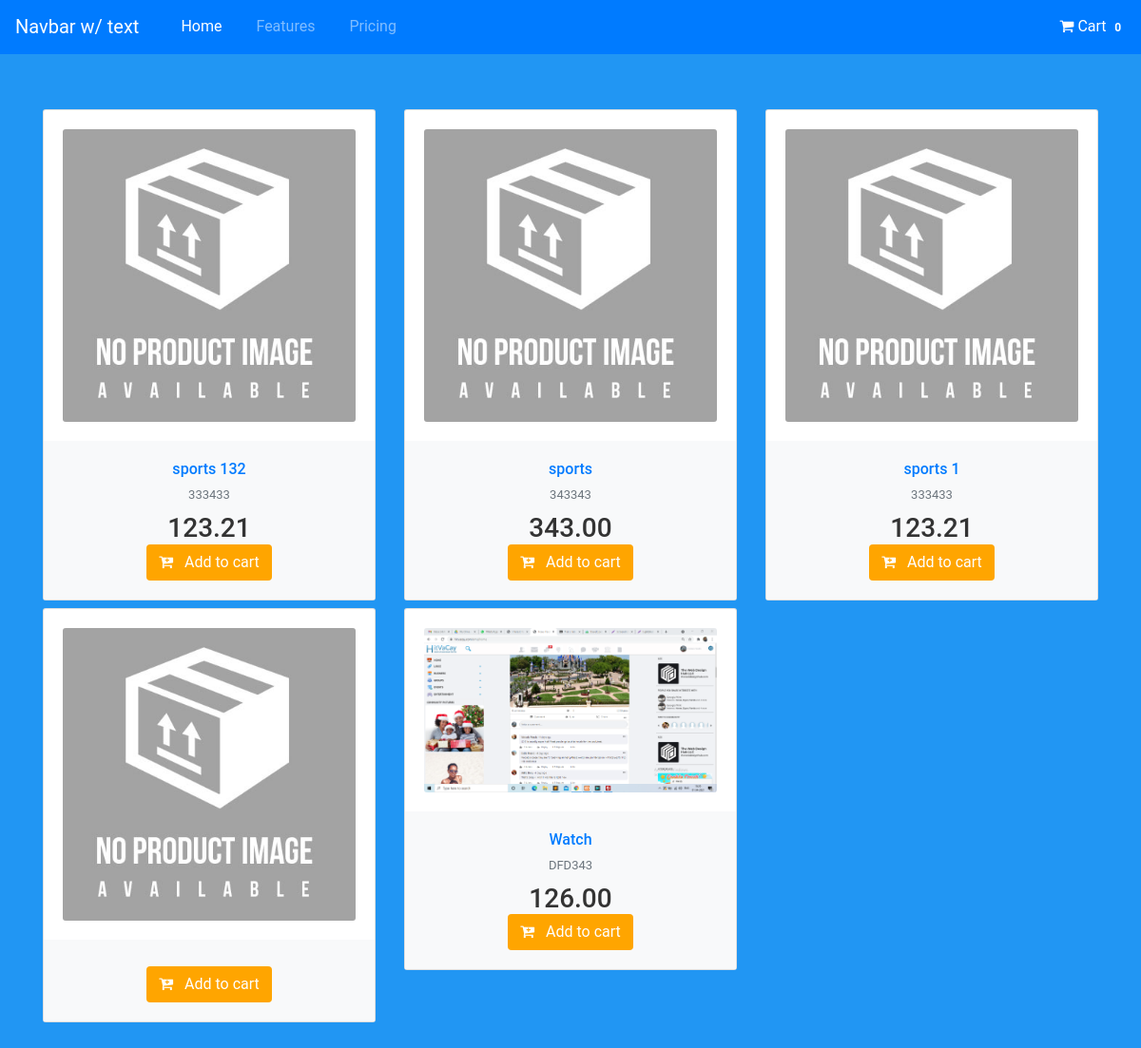
The page / on the database its author committed.
### tables this page shows
CREATE TABLE `products` (
  `id` int(11) NOT NULL,
  `name` varchar(255) NOT NULL,
  `code` varchar(100) NOT NULL,
  `price` varchar(100) NOT NULL,
  `description` tinytext NOT NULL
);

### application/controllers/Home.php (called while the page is built, shortened)
<?php
class Home extends MY_Controller {
    public function __construct()
    {
        $this->load->model(['Product_model','Product_images_model','Attribute_model','Product_attribute_model']);
        $this->load->library('cart');
    }
	public function index(){
        $data['productList'] = $this->Product_model->getAllProducts();
        $this->load->view('includes/header');
		$this->load->view('index', $data);
        $this->load->view('includes/footer');
	}
}

### index.php (called while the page is built, shortened)
<?php
require_once BASEPATH.'core/CodeIgniter.php';

### application/models/Product_model.php (called while the page is built, shortened)
<?php
class Product_model extends CI_Model {
	public function getAllProducts(){
		$this->db->select('products.*,product_images.image');
		$this->db->join('product_images', 'product_images.product_id = products.id', 'left');
		$this->db->group_by("products.id");
		$this->db->order_by('products.id', 'DESC');
		$query = $this->db->get('products');
		return $query->result_array();
	}
}

### application/views/index.php (the view, shortened to what this page needs)
<div class="container d-flex justify-content-center mt-50 mb-50">
    <div class="row">
    	<?php foreach ($productList as $key => $product) {
      		$imageURL = base_url(DEFAULT_PRODUCT_IMAGE);
      		if(!empty($product['image']) && file_exists(PRODUCT_IMAGE_PATH.$product['image'])){
      			$imageURL = base_url(PRODUCT_IMAGE_PATH.$product['image']);
      		}
    		?>
	        <div class="col-md-4 mt-2">
	            <div class="card">
	                <div class="card-body">
	                    <div class="card-img-actions"> <img src="<?php echo $imageURL; ?>" class="card-img img-fluid" width="96" height="350" alt=""> </div>
	                </div>
	                <div class="card-body bg-light text-center">
	                    <div class="mb-2">
	                        <h6 class="font-weight-semibold mb-2"> <a href="#" class="text-default mb-2" data-abc="true"><?php echo $product['name']; ?></a> </h6> <a href="#" class="text-muted" data-abc="true"><?php echo $product['code']; ?></a>
	                    </div>
	                    <h3 class="mb-0 font-weight-semibold"><?php echo $product['price']; ?></h3>
	                    <button type="button" class="btn bg-cart addToCart" data-id="<?php echo $product['id']; ?>"><i class="fa fa-cart-plus mr-2"></i> Add to cart</button>
	                </div>
	            </div>
	        </div>
	    <?php } ?>
    </div>
</div>

### assest/css/custom.css (style rules this page uses)
body { margin: 0; font-family: Roboto, -apple-system, BlinkMacSystemFont, "Segoe UI", Roboto, "Helvetica Neue", Arial, sans-serif, "Apple Color Emoji", "Segoe UI Emoji", "Segoe UI Symbol", "Noto Color Emoji"; font-size: .8125rem; font-weight: 400; line-height: 1.5385; color: #333; text-align: left; background-color: #2196F3 }
.mt-50 { margin-top: 50px }
.mb-50 { margin-bottom: 50px }
.card { position: relative; display: -ms-flexbox; display: flex; -ms-flex-direction: column; flex-direction: column; min-width: 0; word-wrap: break-word; background-color: #fff; background-clip: border-box; border: 1px solid rgba(0, 0, 0, .125); border-radius: .1875rem }
.card-img-actions { position: relative }
.card-body { -ms-flex: 1 1 auto; flex: 1 1 auto; padding: 1.25rem; text-align: center }
.card-img { width: 350px }
.bg-cart { background-color: orange; color: #fff }
a { text-decoration: none !important }

### rows shown on the page
products: name "sports 132", code "333433", price "123.21"
products: name "sports", code "343343", price "343.00"
products: name "sports 1", code "333433", price "123.21"
products: shows a picture, name "Watch", code "DFD343", price "126.00"
